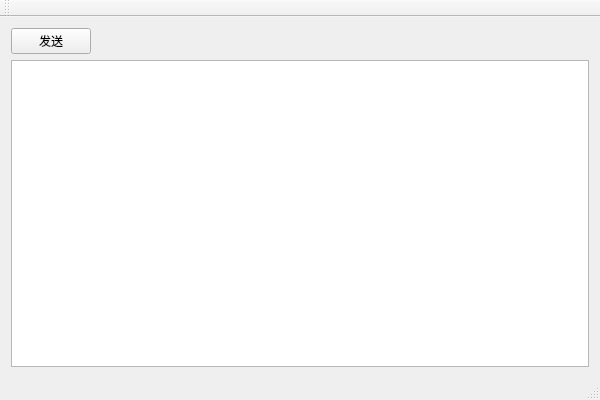
<?xml version="1.0" encoding="UTF-8"?>
<ui version="4.0">
 <class>cmqClass</class>
 <widget class="QMainWindow" name="cmqClass">
  <property name="geometry">
   <rect>
    <x>0</x>
    <y>0</y>
    <width>600</width>
    <height>400</height>
   </rect>
  </property>
  <property name="windowTitle">
   <string>cmq</string>
  </property>
  <widget class="QWidget" name="centralWidget">
   <layout class="QVBoxLayout" name="verticalLayout">
    <item>
     <layout class="QHBoxLayout" name="horizontalLayout">
      <item>
       <widget class="QPushButton" name="pushButton">
        <property name="text">
         <string>发送</string>
        </property>
       </widget>
      </item>
      <item>
       <spacer name="horizontalSpacer">
        <property name="orientation">
         <enum>Qt::Horizontal</enum>
        </property>
        <property name="sizeHint" stdset="0">
         <size>
          <width>40</width>
          <height>20</height>
         </size>
        </property>
       </spacer>
      </item>
     </layout>
    </item>
    <item>
     <widget class="QTextEdit" name="textEdit"/>
    </item>
   </layout>
  </widget>
  <widget class="QMenuBar" name="menuBar">
   <property name="geometry">
    <rect>
     <x>0</x>
     <y>0</y>
     <width>600</width>
     <height>26</height>
    </rect>
   </property>
  </widget>
  <widget class="QToolBar" name="mainToolBar">
   <attribute name="toolBarArea">
    <enum>TopToolBarArea</enum>
   </attribute>
   <attribute name="toolBarBreak">
    <bool>false</bool>
   </attribute>
  </widget>
  <widget class="QStatusBar" name="statusBar"/>
 </widget>
 <layoutdefault spacing="6" margin="11"/>
 <resources>
  <include location="cmq.qrc"/>
 </resources>
 <connections/>
</ui>
